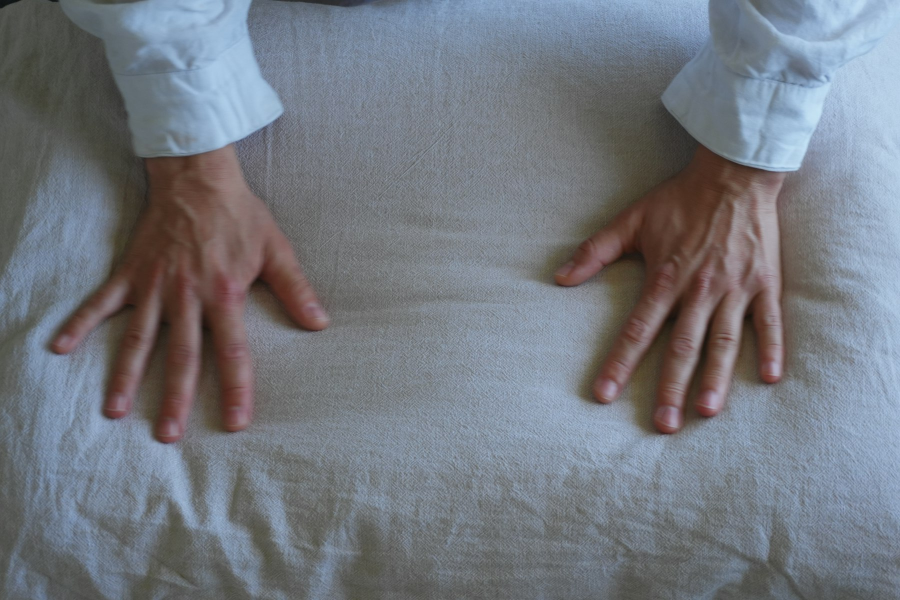
#> input picture images/hands.jpg, 1800 x 1200 px (shown at 1/2 size); its folder holds only this picture in this run
$ python -i domain_gap.py   (imports and definitions only)   (older library calls are emulated)
#> lines starting #> are read from the running program, lines starting #| are printed output that depends on the picture
#> further down, picture is the input picture: shape (1200, 1800, 3); mean B, G, R 126.8, 119.2, 114.9
"""How different are synthetic frames from real ones? Image-level statistics, per-feature KS, and a
classifier two-sample test (AUC 0.5 = the classifier cannot tell them apart, 1.0 = trivially different).

Features are computed on frames area-resized to 320x240 so different capture sizes compare fairly.
This is a necessary check, not a sufficient one: low AUC does not prove the geometry is right.
"""
from __future__ import annotations

from pathlib import Path

import numpy as np

FEATURES = ["mean_r", "mean_g", "mean_b", "std_r", "std_g", "std_b", "log_sharp", "noise", "saturation",
            "highlight", "dark", "red_minus_green", "local_contrast", "vert_gradient", "edge_energy"]
SIZE = (320, 240)


def load_rgb(path):
    from PIL import Image
    return np.asarray(Image.open(path).convert("RGB"))


def features(img, size=SIZE):
#> called with size = (320, 240)
    import cv2
    a = cv2.resize(np.asarray(img), size, interpolation=cv2.INTER_AREA).astype(np.float32) / 255.0
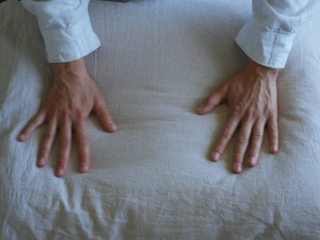
#> a: shape (240, 320, 3) float32; mean B, G, R 0.497, 0.467, 0.451
    g = a.mean(2)
    hp = g - cv2.GaussianBlur(g, (0, 0), 1.5)
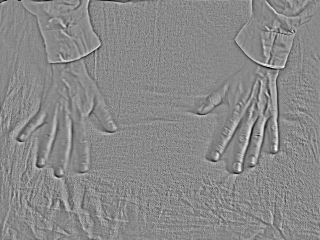
#> hp: shape (240, 320) float32; min -0.167, max 0.142, mean -4.22e-05; drawn with min black and max white
    noise = float(np.median(np.abs(hp - np.median(hp))) / 0.6745)
#> noise = 0.0141
    lap = float(cv2.Laplacian(g, cv2.CV_32F).var())
#> lap = 0.00269
    mx, mn = a.max(2), a.min(2)
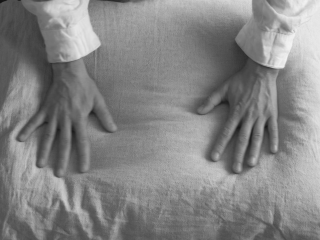
#> mx: shape (240, 320) float32; min 0.0784, max 0.949, mean 0.52
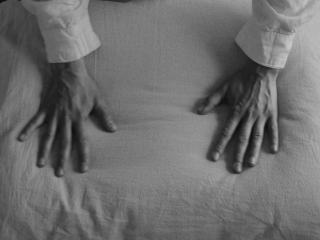
#> mn: shape (240, 320) float32; min 0.051, max 0.773, mean 0.428
    sat = float(np.mean((mx - mn) / (mx + 1e-6)))
#> sat = 0.175
    lp = cv2.GaussianBlur(g, (0, 0), 3.0)
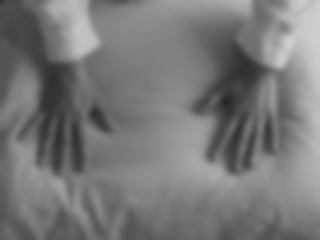
#> lp: shape (240, 320) float32; min 0.152, max 0.816, mean 0.472
    h = g.shape[0]
#> h = 240
    sx, sy = cv2.Sobel(lp, cv2.CV_32F, 1, 0), cv2.Sobel(lp, cv2.CV_32F, 0, 1)
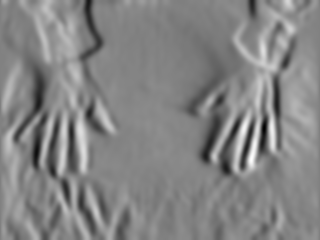
#> sx: shape (240, 320) float32; min -0.375, max 0.362, mean 0.00881; drawn with min black and max white
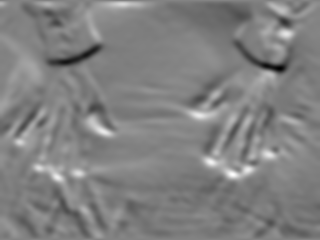
#> sy: shape (240, 320) float32; min -0.355, max 0.335, mean -0.00576; drawn with min black and max white
    v = [*a.mean((0, 1)), *a.std((0, 1)), np.log(lap + 1e-9), noise, sat, float((mn > 0.92).mean()),
         float((g < 0.2).mean()), float((a[..., 0] - a[..., 1]).mean()), float(np.percentile(lp, 95) - np.percentile(lp, 5)),
         float(g[2 * h // 3:].mean() - g[: h // 3].mean()), float(np.sqrt(sx ** 2 + sy ** 2).mean())]
#> v = [0.497, 0.467, 0.451, 0.178, 0.136, 0.0961, -5.92, 0.0141, 0.175, 0, 0.0231, 0.0297, 0.437, -0.0167, 0.0679]
    return np.array(v, float)


def feature_matrix(imgs, size=SIZE):
    return np.stack([features(i, size) for i in imgs])


# [44 lines left out: functions two_sample, compare_dirs, format_report, not called in this run]

>>> import cv2
>>> picture = cv2.imread('../../images/hands.jpg')
>>> result = features(picture)
#> result has the same summary as v in features
